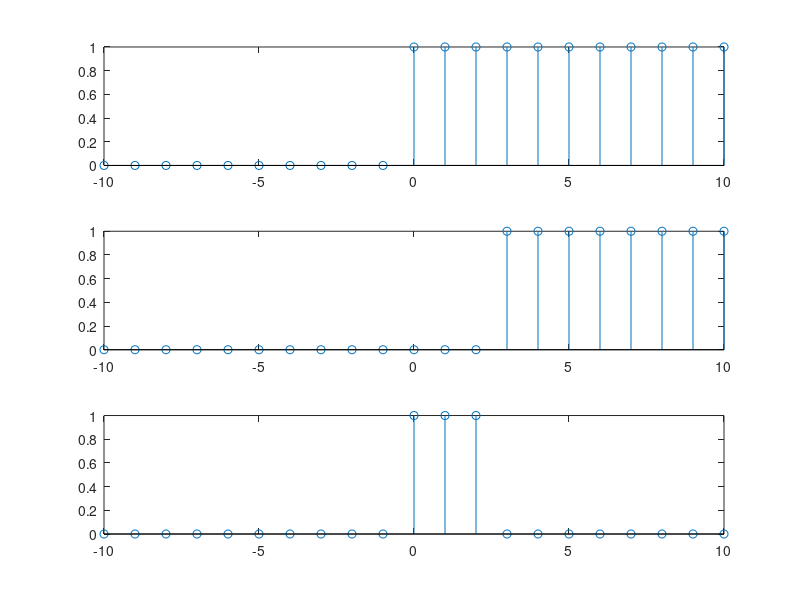

This figure's MATLAB source:
clc;
clear all;
close all;
n=-10:10;
u=[(n)>=0];
u3=[(n-3)>=0];
xn=u-u3;
subplot(3,1,1),stem(n,u);
subplot(3,1,2),stem(n,u3);
subplot(3,1,3),stem(n,xn);